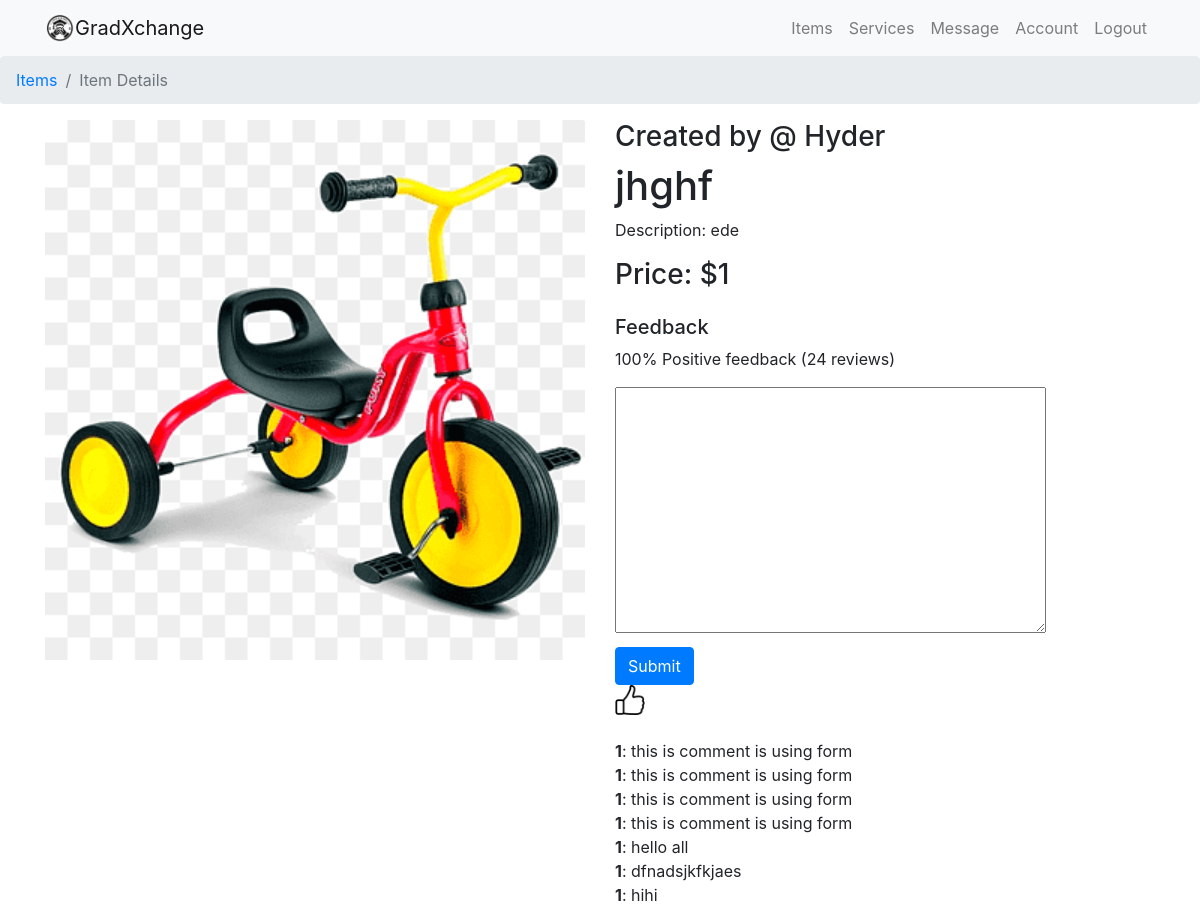
The app's page /item/25/ (signed in) with its own data.
### item/models.py (models this page shows, shortened)
class Item(models.Model):
    item_name = models.CharField(max_length=200)
    item_desc = models.CharField(max_length=200)
    item_price = models.IntegerField()
    item_image = models.ImageField(upload_to='images_item', default="notfound.png")
    created =  models.DateField(auto_now_add=True)
    user_name = models.ForeignKey(User, on_delete=models.CASCADE,default=1)
    liked_by = models.ManyToManyField(settings.AUTH_USER_MODEL, related_name='item_liked',blank= True)

class Comment(models.Model):
    item = models.ForeignKey(Item, on_delete=models.CASCADE, related_name='comment')
    body = models.TextField() #short comments no paragraph
    created = models.DateTimeField(auto_now=True)
    commented_by = models.CharField(max_length=200)
    class Meta:
        ordering = ('created',)

### item/views.py (the view)
# urls.py: path('<int:pk>/', views.detail, name='detail'),
def detail(request,pk):
    if request.method == 'POST':
        comment_form = CommentForm(data=request.POST)
        if comment_form.is_valid():
            new_comment = comment_form.save(commit=False)
            item_id =  request.POST.get('item_id')
            item = get_object_or_404(Item, id=item_id)
            new_comment.item = item
            new_comment.save()
    else:
        comment_form = CommentForm()
    item = Item.objects.get(pk=pk)
    context = {
        'item':item,
        'comment_form': comment_form ,
    }
    return render(request, 'item/detail.html', context)

### item/forms.py
class CommentForm(forms.ModelForm):
    class Meta:
        model = Comment
        fields = ['body', 'commented_by']

### item/templates/item/detail.html (shortened to what this page needs)
{% extends 'item/base.html' %}
{% load static %}
{% block body %}
<nav aria-label="breadcrumb">
    <ol class="breadcrumb">
        <li class="breadcrumb-item"><a href="{% url 'item:index' %}">Items</a></li>
        <li class="breadcrumb-item active" aria-current="page">Item Details</li>
    </ol>
</nav>
<div class="container">
    <div class="row">
        <div class="col-lg-6">
            <img src="{{ item.item_image.url }}" class="img-fluid card-img-top" alt="{{ item.item_name }}">
        </div>
        <div class="col-lg-6">
            <h3>Created by @ {{item.user_name}}</h3>
            <h1>{{ item.item_name }}</h1>
            <p>Description: {{ item.item_desc }}</p>
            <h3>Price: ${{ item.item_price }}</h3>
            <div class="feedback mt-4">
                <h5>Feedback</h5>
                <p>100% Positive feedback (24 reviews)</p>
                {% if user.is_authenticated %}
                <form method="post">
                    <div> {{ comment_form.body }}</div>
                    <button class="btn btn-primary mt-2" type="submit">Submit</button>
                </form>
                <a id="{{ item.id }}" class="btn-like">
                    <img width="30" height="30" src="{% static 'pictures/like.png' %}">
                </a>
            </div>
            <div class="existing-feedback mt-4">
                {% for comment in item.comment.all %}
                <b>{{ comment.commented_by }}</b>:
                {{ comment.body}}
                <br>
                {% endfor %}
            </div>
            {% endif %}
        </div>
    </div>
</div>
{% endblock %}

### records on screen
Item: item_image (picture), user_name "Hyder", item_name "jhghf", item_desc "ede", item_price "1"
Comment: commented_by "1", body "this is comment is using form"
Comment: commented_by "1", body "this is comment is using form"
Comment: commented_by "1", body "this is comment is using form"
Comment: commented_by "1", body "this is comment is using form"
Comment: commented_by "1", body "hello all"
Comment: commented_by "1", body "dfnadsjkfkjaes"
Comment: commented_by "1", body "hihi"
